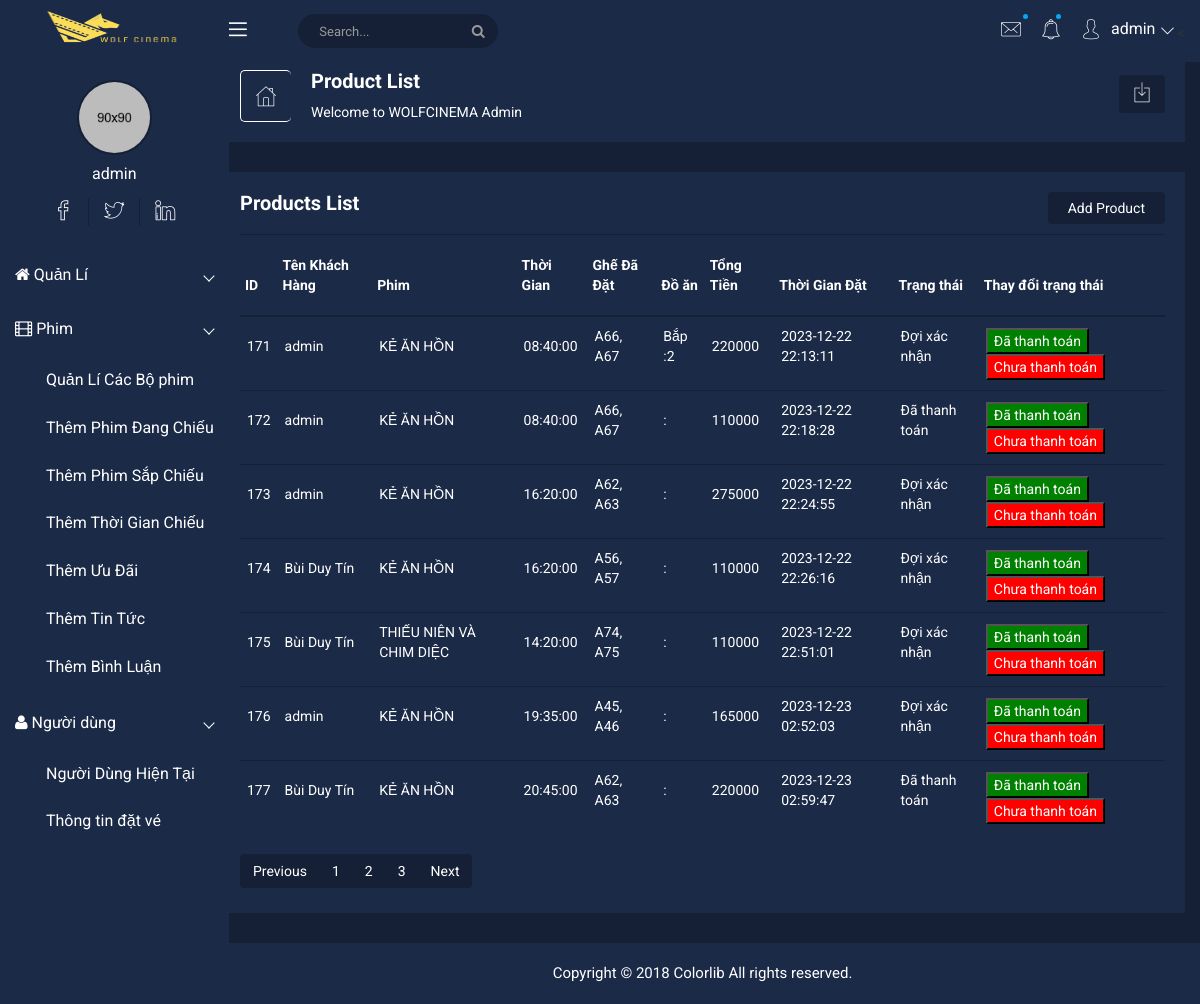
/admin/thongtindatve.php (signed in), run on the app's committed database.
### tables this page shows
CREATE TABLE `thongtindatve` (
  `id` int(11) NOT NULL,
  `id_timef` int(11) NOT NULL,
  `name_cus` varchar(200) NOT NULL,
  `name_film` varchar(200) NOT NULL,
  `time_film` time NOT NULL,
  `ticked` varchar(200) NOT NULL,
  `num_tickbooked` int(11) NOT NULL,
  `food` varchar(200) NOT NULL,
  `total_pay` int(11) NOT NULL,
  `time_booked` timestamp NOT NULL DEFAULT current_timestamp() ON UPDATE current_timestamp(),
  `status` int(11) NOT NULL COMMENT '0: chưa thanh toán\r\n1 :Đã thanh toán\r\n'
);

### admin/thongtindatve.php (the view, shortened to what this page needs)
<!doctype html>
<html class="no-js" lang="en">
<head>
    <link rel="stylesheet" href="css/bootstrap.min.css">
    <link rel="stylesheet" href="css/font-awesome.min.css">
    <link rel="stylesheet" href="css/nalika-icon.css">
    <link rel="stylesheet" href="css/owl.carousel.css">
    <link rel="stylesheet" href="css/owl.theme.css">
    <link rel="stylesheet" href="css/owl.transitions.css">
    <link rel="stylesheet" href="css/animate.css">
    <link rel="stylesheet" href="css/normalize.css">
    <link rel="stylesheet" href="css/meanmenu.min.css">
    <link rel="stylesheet" href="css/main.css">
    <link rel="stylesheet" href="css/morrisjs/morris.css">
    <link rel="stylesheet" href="css/scrollbar/jquery.mCustomScrollbar.min.css">
    <link rel="stylesheet" href="css/metisMenu/metisMenu.min.css">
    <link rel="stylesheet" href="css/metisMenu/metisMenu-vertical.css">
    <link rel="stylesheet" href="css/calendar/fullcalendar.min.css">
    <link rel="stylesheet" href="css/calendar/fullcalendar.print.min.css">
    <link rel="stylesheet" href="style.css">
    <link rel="stylesheet" href="css/responsive.css">
</head>
<body>
    <?php
    include("./menu/menu-left.php")
    ?>
    <div class="all-content-wrapper">
        <div class="container-fluid">
            <div class="row">
                <div class="col-lg-12 col-md-12 col-sm-12 col-xs-12">
                    <div class="logo-pro">
                    </div>
                </div>
            </div>
        </div>
        <div class="header-advance-area">
            <?php include("./menu/menu-top.php"); ?>
            <div class="breadcome-area">
                <div class="container-fluid">
                    <div class="row">
                        <div class="col-lg-12 col-md-12 col-sm-12 col-xs-12">
                            <div class="breadcome-list">
                                <div class="row">
                                    <div class="col-lg-6 col-md-6 col-sm-6 col-xs-6">
                                        <div class="breadcomb-wp">
                                            <div class="breadcomb-icon">
                                                <i class="icon nalika-home"></i>
                                            </div>
                                            <div class="breadcomb-ctn">
                                                <h2>Product List</h2>
                                                <p>Welcome to WOLFCINEMA <span class="bread-ntd">Admin</span></p>
                                            </div>
                                        </div>
                                    </div>
                                    <div class="col-lg-6 col-md-6 col-sm-6 col-xs-6">
                                        <div class="breadcomb-report">
                                            <button data-toggle="tooltip" data-placement="left" title="Download Report"
                                                class="btn"><i class="icon nalika-download"></i></button>
                                        </div>
                                    </div>
                                </div>
                            </div>
                        </div>
                    </div>
                </div>
            </div>
        </div>
        <div class="product-status mg-b-30">
            <div class="container-fluid">
                <div class="row">
                    <div class="col-lg-12 col-md-12 col-sm-12 col-xs-12">
                        <div class="product-status-wrap">
                            <h4>Products List</h4>
                            <div class="add-product">
                                <a href="./product-add.php">Add Product</a>
                            </div>
                            <table>
                                <tr>
                                    <th>ID</th>
                                    <th>Tên Khách Hàng</th>
                                    <th>Phim</th>
                                    <th>Thời Gian</th>
                                    <th>Ghế Đã Đặt</th>
                                    <th>Đồ ăn</th>
                                    <th>Tổng Tiền</th>
                                    <th>Thời Gian Đặt</th>
                                    <th>Trạng thái</th>
                                    <th>Thay đổi trạng thái</th>
                                </tr>
                                <?php
                                 $sql = "SELECT * FROM thongtindatve";
                                 $result = mysqli_query($conn, $sql);
                                 while ($output = mysqli_fetch_array($result)) {
                                     echo '<tr>';
                                     echo '<td><p>' . $output['id'] . '</p></td>';
                                     echo '<td><p>' . $output['name_cus'] . '</p></td>';
                                     echo '<td><p>' . $output['name_film'] . '</p></td>';
                                     echo '<td><p>' . $output['time_film'] . '</p></td>';
                                     echo '<td><p>' . $output['ticked'] . '</p></td>';
                                     echo '<td><p>' . $output['food'] . '</p></td>';
                                     echo '<td><p>' . $output['total_pay'] . '</p></td>';
                                     echo '<td><p>' . $output['time_booked'] . '</p></td>';
                                     echo '<td><p>';
                                     if ($output['status'] === '0') {
                                         echo 'Đợi xác nhận';
                                     } elseif ($output['status'] === '1') {
                                         echo 'Đã thanh toán';
                                     } elseif ($output['status'] === '2') {
                                         echo 'Chưa thanh toán';
                                     }
                                     echo '</p></td>';
                                     echo '<td>
                                         <form method="post">
                                             <input type="hidden" name="idToUpdate" value="' . $output['id'] . '">
                                             <button type="submit" name="buttonA" style="background-color: green;">Đã thanh toán</button>
                                             <button type="submit" name="buttonB" style="background-color: red;">Chưa thanh toán</button>
                                         </form>
                                     </td>';
                                     echo '</tr>';
                                 }
                                ?>
                            </table>
                            <div class="custom-pagination">
                                <ul class="pagination">
                                    <li class="page-item"><a class="page-link" href="#">Previous</a></li>
                                    <li class="page-item"><a class="page-link" href="#">1</a></li>
                                    <li class="page-item"><a class="page-link" href="#">2</a></li>
                                    <li class="page-item"><a class="page-link" href="#">3</a></li>
                                    <li class="page-item"><a class="page-link" href="#">Next</a></li>
                                </ul>
                            </div>
                        </div>
                    </div>
                </div>
            </div>
        </div>
        <div class="footer-copyright-area">
            <div class="container-fluid">
                <div class="row">
                    <div class="col-lg-12">
                        <div class="footer-copy-right">
                            <p>Copyright © 2018 <a href="https://colorlib.com/wp/templates/">Colorlib</a> All rights
                                reserved.</p>
                        </div>
                    </div>
                </div>
            </div>
        </div>
    </div>
</body>
</html>

### data on the page
thongtindatve: id "171", name_cus "admin", name_film "KẺ ĂN HỒN", time_film "08:40:00", ticked "A66, A67", food "Bắp :2", total_pay "220000", time_booked "2023-12-22 22:13:11", status "Đợi xác nhận"
thongtindatve: id "172", name_cus "admin", name_film "KẺ ĂN HỒN", time_film "08:40:00", ticked "A66, A67", food ":", total_pay "110000", time_booked "2023-12-22 22:18:28", status "Đã thanh toán"
thongtindatve: id "173", name_cus "admin", name_film "KẺ ĂN HỒN", time_film "16:20:00", ticked "A62, A63", food ":", total_pay "275000", time_booked "2023-12-22 22:24:55", status "Đợi xác nhận"
thongtindatve: id "174", name_cus "Bùi Duy Tín", name_film "KẺ ĂN HỒN", time_film "16:20:00", ticked "A56, A57", food ":", total_pay "110000", time_booked "2023-12-22 22:26:16", status "Đợi xác nhận"
thongtindatve: id "175", name_cus "Bùi Duy Tín", name_film "THIẾU NIÊN VÀ CHIM DIỆC", time_film "14:20:00", ticked "A74, A75", food ":", total_pay "110000", time_booked "2023-12-22 22:51:01", status "Đợi xác nhận"
thongtindatve: id "176", name_cus "admin", name_film "KẺ ĂN HỒN", time_film "19:35:00", ticked "A45, A46", food ":", total_pay "165000", time_booked "2023-12-23 02:52:03", status "Đợi xác nhận"
thongtindatve: id "177", name_cus "Bùi Duy Tín", name_film "KẺ ĂN HỒN", time_film "20:45:00", ticked "A62, A63", food ":", total_pay "220000", time_booked "2023-12-23 02:59:47", status "Đã thanh toán"

### other printed values
$user "admin"
